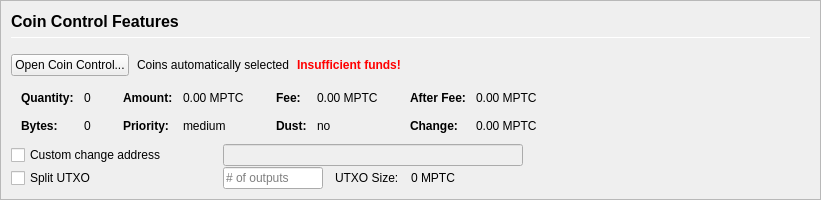
         <widget class="QFrame" name="frameCoinControl">
          <property name="sizePolicy">
           <sizepolicy hsizetype="Expanding" vsizetype="Expanding">
            <horstretch>0</horstretch>
            <verstretch>0</verstretch>
           </sizepolicy>
          </property>
          <property name="maximumSize">
           <size>
            <width>16777215</width>
            <height>16777215</height>
           </size>
          </property>
          <property name="frameShape">
           <enum>QFrame::StyledPanel</enum>
          </property>
          <property name="frameShadow">
           <enum>QFrame::Sunken</enum>
          </property>
          <layout class="QVBoxLayout" name="verticalLayoutCoinControl2">
           <property name="spacing">
            <number>0</number>
           </property>
           <property name="margin">
            <number>0</number>
           </property>
           <item>
            <widget class="QFrame" name="frameCoinControl_BG">
             <layout class="QVBoxLayout" name="verticalLayoutCoinControl" stretch="0,0,0,0,0,0">
              <property name="spacing">
               <number>1</number>
              </property>
              <property name="leftMargin">
               <number>10</number>
              </property>
              <property name="topMargin">
               <number>10</number>
              </property>
              <item>
               <layout class="QHBoxLayout" name="horizontalLayoutCoinControl1">
                <property name="bottomMargin">
                 <number>15</number>
                </property>
                <item>
                 <layout class="QVBoxLayout" name="verticalLayout_3">
                  <property name="spacing">
                   <number>6</number>
                  </property>
                  <item>
                   <widget class="QLabel" name="labelCoinControlFeatures">
                    <property name="sizePolicy">
                     <sizepolicy hsizetype="Preferred" vsizetype="Maximum">
                      <horstretch>0</horstretch>
                      <verstretch>0</verstretch>
                     </sizepolicy>
                    </property>
                    <property name="minimumSize">
                     <size>
                      <width>0</width>
                      <height>20</height>
                     </size>
                    </property>
                    <property name="font">
                     <font>
                      <pointsize>12</pointsize>
                      <weight>75</weight>
                      <bold>true</bold>
                     </font>
                    </property>
                    <property name="styleSheet">
                     <string notr="true">font-weight:bold;</string>
                    </property>
                    <property name="text">
                     <string>Coin Control Features</string>
                    </property>
                   </widget>
                  </item>
                  <item>
                   <widget class="Line" name="line">
                    <property name="minimumSize">
                     <size>
                      <width>0</width>
                      <height>1</height>
                     </size>
                    </property>
                    <property name="maximumSize">
                     <size>
                      <width>16777215</width>
                      <height>1</height>
                     </size>
                    </property>
                    <property name="orientation">
                     <enum>Qt::Horizontal</enum>
                    </property>
                   </widget>
                  </item>
                 </layout>
                </item>
               </layout>
              </item>
              <item>
               <layout class="QHBoxLayout" name="horizontalLayoutCoinControl2" stretch="0,0,0,0">
                <property name="spacing">
                 <number>8</number>
                </property>
                <property name="bottomMargin">
                 <number>10</number>
                </property>
                <item>
                 <widget class="QPushButton" name="pushButtonCoinControl">
                  <property name="styleSheet">
                   <string notr="true"/>
                  </property>
                  <property name="text">
                   <string>Open Coin Control...</string>
                  </property>
                  <property name="autoDefault">
                   <bool>false</bool>
                  </property>
                 </widget>
                </item>
                <item>
                 <widget class="QLabel" name="labelCoinControlAutomaticallySelected">
                  <property name="text">
                   <string>Coins automatically selected</string>
                  </property>
                  <property name="margin">
                   <number>5</number>
                  </property>
                 </widget>
                </item>
                <item>
                 <widget class="QLabel" name="labelCoinControlInsuffFunds">
                  <property name="font">
                   <font>
                    <weight>75</weight>
                    <bold>true</bold>
                   </font>
                  </property>
                  <property name="styleSheet">
                   <string notr="true">color:red;font-weight:bold;</string>
                  </property>
                  <property name="text">
                   <string>Insufficient funds!</string>
                  </property>
                  <property name="margin">
                   <number>5</number>
                  </property>
                 </widget>
                </item>
                <item>
                 <spacer name="horizontalSpacerCoinControl">
                  <property name="orientation">
                   <enum>Qt::Horizontal</enum>
                  </property>
                  <property name="sizeHint" stdset="0">
                   <size>
                    <width>40</width>
                    <height>1</height>
                   </size>
                  </property>
                 </spacer>
                </item>
               </layout>
              </item>
              <item>
               <widget class="QWidget" name="widgetCoinControl" native="true">
                <property name="sizePolicy">
                 <sizepolicy hsizetype="Preferred" vsizetype="Preferred">
                  <horstretch>0</horstretch>
                  <verstretch>0</verstretch>
                 </sizepolicy>
                </property>
                <property name="minimumSize">
                 <size>
                  <width>0</width>
                  <height>0</height>
                 </size>
                </property>
                <property name="styleSheet">
                 <string notr="true"/>
                </property>
                <layout class="QHBoxLayout" name="horizontalLayoutCoinControl5">
                 <property name="margin">
                  <number>0</number>
                 </property>
                 <item>
                  <layout class="QHBoxLayout" name="horizontalLayoutCoinControl3" stretch="0,0,0,1">
                   <property name="spacing">
                    <number>20</number>
                   </property>
                   <property name="topMargin">
                    <number>0</number>
                   </property>
                   <property name="bottomMargin">
                    <number>10</number>
                   </property>
                   <item>
                    <layout class="QFormLayout" name="formLayoutCoinControl1">
                     <property name="horizontalSpacing">
                      <number>10</number>
                     </property>
                     <property name="verticalSpacing">
                      <number>14</number>
                     </property>
                     <property name="leftMargin">
                      <number>10</number>
                     </property>
                     <property name="topMargin">
                      <number>4</number>
                     </property>
                     <property name="rightMargin">
                      <number>6</number>
                     </property>
                     <item row="0" column="0">
                      <widget class="QLabel" name="labelCoinControlQuantityText">
                       <property name="font">
                        <font>
                         <weight>75</weight>
                         <bold>true</bold>
                        </font>
                       </property>
                       <property name="text">
                        <string>Quantity:</string>
                       </property>
                       <property name="margin">
                        <number>0</number>
                       </property>
                      </widget>
                     </item>
                     <item row="0" column="1">
                      <widget class="QLabel" name="labelCoinControlQuantity">
                       <property name="cursor">
                        <cursorShape>IBeamCursor</cursorShape>
                       </property>
                       <property name="contextMenuPolicy">
                        <enum>Qt::ActionsContextMenu</enum>
                       </property>
                       <property name="text">
                        <string notr="true">0</string>
                       </property>
                       <property name="margin">
                        <number>0</number>
                       </property>
                       <property name="textInteractionFlags">
                        <set>Qt::LinksAccessibleByMouse|Qt::TextSelectableByKeyboard|Qt::TextSelectableByMouse</set>
                       </property>
                      </widget>
                     </item>
                     <item row="1" column="0">
                      <widget class="QLabel" name="labelCoinControlBytesText">
                       <property name="font">
                        <font>
                         <weight>75</weight>
                         <bold>true</bold>
                        </font>
                       </property>
                       <property name="text">
                        <string>Bytes:</string>
                       </property>
                      </widget>
                     </item>
                     <item row="1" column="1">
                      <widget class="QLabel" name="labelCoinControlBytes">
                       <property name="cursor">
                        <cursorShape>IBeamCursor</cursorShape>
                       </property>
                       <property name="contextMenuPolicy">
                        <enum>Qt::ActionsContextMenu</enum>
                       </property>
                       <property name="text">
                        <string notr="true">0</string>
                       </property>
                       <property name="textInteractionFlags">
                        <set>Qt::LinksAccessibleByMouse|Qt::TextSelectableByKeyboard|Qt::TextSelectableByMouse</set>
                       </property>
                      </widget>
                     </item>
                    </layout>
                   </item>
                   <item>
                    <layout class="QFormLayout" name="formLayoutCoinControl2">
                     <property name="horizontalSpacing">
                      <number>10</number>
                     </property>
                     <property name="verticalSpacing">
                      <number>14</number>
                     </property>
                     <property name="leftMargin">
                      <number>6</number>
                     </property>
                     <property name="topMargin">
                      <number>4</number>
                     </property>
                     <property name="rightMargin">
                      <number>6</number>
                     </property>
                     <item row="0" column="0">
                      <widget class="QLabel" name="labelCoinControlAmountText">
                       <property name="font">
                        <font>
                         <weight>75</weight>
                         <bold>true</bold>
                        </font>
                       </property>
                       <property name="text">
                        <string>Amount:</string>
                       </property>
                       <property name="margin">
                        <number>0</number>
                       </property>
                      </widget>
                     </item>
                     <item row="0" column="1">
                      <widget class="QLabel" name="labelCoinControlAmount">
                       <property name="cursor">
                        <cursorShape>IBeamCursor</cursorShape>
                       </property>
                       <property name="contextMenuPolicy">
                        <enum>Qt::ActionsContextMenu</enum>
                       </property>
                       <property name="text">
                        <string notr="true">0.00 MPTC</string>
                       </property>
                       <property name="textInteractionFlags">
                        <set>Qt::LinksAccessibleByMouse|Qt::TextSelectableByKeyboard|Qt::TextSelectableByMouse</set>
                       </property>
                      </widget>
                     </item>
                     <item row="1" column="0">
                      <widget class="QLabel" name="labelCoinControlPriorityText">
                       <property name="font">
                        <font>
                         <weight>75</weight>
                         <bold>true</bold>
                        </font>
                       </property>
                       <property name="text">
                        <string>Priority:</string>
                       </property>
                      </widget>
                     </item>
                     <item row="1" column="1">
                      <widget class="QLabel" name="labelCoinControlPriority">
                       <property name="cursor">
                        <cursorShape>IBeamCursor</cursorShape>
                       </property>
                       <property name="contextMenuPolicy">
                        <enum>Qt::ActionsContextMenu</enum>
                       </property>
                       <property name="text">
                        <string>medium</string>
                       </property>
                       <property name="textInteractionFlags">
                        <set>Qt::LinksAccessibleByMouse|Qt::TextSelectableByKeyboard|Qt::TextSelectableByMouse</set>
                       </property>
                      </widget>
                     </item>
                    </layout>
                   </item>
                   <item>
                    <layout class="QFormLayout" name="formLayoutCoinControl3">
                     <property name="horizontalSpacing">
                      <number>10</number>
                     </property>
                     <property name="verticalSpacing">
                      <number>14</number>
                     </property>
                     <property name="leftMargin">
                      <number>6</number>
                     </property>
                     <property name="topMargin">
                      <number>4</number>
                     </property>
                     <property name="rightMargin">
                      <number>6</number>
                     </property>
                     <item row="0" column="0">
                      <widget class="QLabel" name="labelCoinControlFeeText">
                       <property name="font">
                        <font>
                         <weight>75</weight>
                         <bold>true</bold>
                        </font>
                       </property>
                       <property name="text">
                        <string>Fee:</string>
                       </property>
                       <property name="margin">
                        <number>0</number>
                       </property>
                      </widget>
                     </item>
                     <item row="0" column="1">
                      <widget class="QLabel" name="labelCoinControlFee">
                       <property name="cursor">
                        <cursorShape>IBeamCursor</cursorShape>
                       </property>
                       <property name="contextMenuPolicy">
                        <enum>Qt::ActionsContextMenu</enum>
                       </property>
                       <property name="text">
                        <string notr="true">0.00 MPTC</string>
                       </property>
                       <property name="textInteractionFlags">
                        <set>Qt::LinksAccessibleByMouse|Qt::TextSelectableByKeyboard|Qt::TextSelectableByMouse</set>
                       </property>
                      </widget>
                     </item>
                     <item row="1" column="0">
                      <widget class="QLabel" name="labelCoinControlLowOutputText">
                       <property name="font">
                        <font>
                         <weight>75</weight>
                         <bold>true</bold>
                        </font>
                       </property>
                       <property name="text">
                        <string>Dust:</string>
                       </property>
                      </widget>
                     </item>
                     <item row="1" column="1">
                      <widget class="QLabel" name="labelCoinControlLowOutput">
                       <property name="cursor">
                        <cursorShape>IBeamCursor</cursorShape>
                       </property>
                       <property name="contextMenuPolicy">
                        <enum>Qt::ActionsContextMenu</enum>
                       </property>
                       <property name="text">
                        <string>no</string>
                       </property>
                       <property name="textInteractionFlags">
                        <set>Qt::LinksAccessibleByMouse|Qt::TextSelectableByKeyboard|Qt::TextSelectableByMouse</set>
                       </property>
                      </widget>
                     </item>
                    </layout>
                   </item>
                   <item>
                    <layout class="QFormLayout" name="formLayoutCoinControl4">
                     <property name="horizontalSpacing">
                      <number>10</number>
                     </property>
                     <property name="verticalSpacing">
                      <number>14</number>
                     </property>
                     <property name="leftMargin">
                      <number>6</number>
                     </property>
                     <property name="topMargin">
                      <number>4</number>
                     </property>
                     <property name="rightMargin">
                      <number>6</number>
                     </property>
                     <item row="0" column="0">
                      <widget class="QLabel" name="labelCoinControlAfterFeeText">
                       <property name="font">
                        <font>
                         <weight>75</weight>
                         <bold>true</bold>
                        </font>
                       </property>
                       <property name="text">
                        <string>After Fee:</string>
                       </property>
                       <property name="margin">
                        <number>0</number>
                       </property>
                      </widget>
                     </item>
                     <item row="0" column="1">
                      <widget class="QLabel" name="labelCoinControlAfterFee">
                       <property name="cursor">
                        <cursorShape>IBeamCursor</cursorShape>
                       </property>
                       <property name="contextMenuPolicy">
                        <enum>Qt::ActionsContextMenu</enum>
                       </property>
                       <property name="text">
                        <string notr="true">0.00 MPTC</string>
                       </property>
                       <property name="textInteractionFlags">
                        <set>Qt::LinksAccessibleByMouse|Qt::TextSelectableByKeyboard|Qt::TextSelectableByMouse</set>
                       </property>
                      </widget>
                     </item>
                     <item row="1" column="0">
                      <widget class="QLabel" name="labelCoinControlChangeText">
                       <property name="font">
                        <font>
                         <weight>75</weight>
                         <bold>true</bold>
                        </font>
                       </property>
                       <property name="text">
                        <string>Change:</string>
                       </property>
                      </widget>
                     </item>
                     <item row="1" column="1">
                      <widget class="QLabel" name="labelCoinControlChange">
                       <property name="cursor">
                        <cursorShape>IBeamCursor</cursorShape>
                       </property>
                       <property name="contextMenuPolicy">
                        <enum>Qt::ActionsContextMenu</enum>
                       </property>
                       <property name="text">
                        <string notr="true">0.00 MPTC</string>
                       </property>
                       <property name="textInteractionFlags">
                        <set>Qt::LinksAccessibleByMouse|Qt::TextSelectableByKeyboard|Qt::TextSelectableByMouse</set>
                       </property>
                      </widget>
                     </item>
                    </layout>
                   </item>
                  </layout>
                 </item>
                </layout>
               </widget>
              </item>
              <item>
               <layout class="QHBoxLayout" name="horizontalLayoutCoinControl4">
                <property name="spacing">
                 <number>12</number>
                </property>
                <property name="sizeConstraint">
                 <enum>QLayout::SetDefaultConstraint</enum>
                </property>
                <property name="topMargin">
                 <number>0</number>
                </property>
                <property name="rightMargin">
                 <number>0</number>
                </property>
                <item>
                 <widget class="QCheckBox" name="checkBoxCoinControlChange">
                  <property name="sizePolicy">
                   <sizepolicy hsizetype="Preferred" vsizetype="Preferred">
                    <horstretch>0</horstretch>
                    <verstretch>0</verstretch>
                   </sizepolicy>
                  </property>
                  <property name="minimumSize">
                   <size>
                    <width>200</width>
                    <height>0</height>
                   </size>
                  </property>
                  <property name="maximumSize">
                   <size>
                    <width>200</width>
                    <height>16777215</height>
                   </size>
                  </property>
                  <property name="toolTip">
                   <string>If this is activated, but the change address is empty or invalid, change will be sent to a newly generated address.</string>
                  </property>
                  <property name="text">
                   <string>Custom change address</string>
                  </property>
                 </widget>
                </item>
                <item>
                 <widget class="QValidatedLineEdit" name="lineEditCoinControlChange">
                  <property name="enabled">
                   <bool>false</bool>
                  </property>
                  <property name="sizePolicy">
                   <sizepolicy hsizetype="Preferred" vsizetype="Preferred">
                    <horstretch>0</horstretch>
                    <verstretch>0</verstretch>
                   </sizepolicy>
                  </property>
                  <property name="minimumSize">
                   <size>
                    <width>300</width>
                    <height>0</height>
                   </size>
                  </property>
                 </widget>
                </item>
                <item>
                 <widget class="QLabel" name="labelCoinControlChangeLabel">
                  <property name="sizePolicy">
                   <sizepolicy hsizetype="Preferred" vsizetype="Preferred">
                    <horstretch>0</horstretch>
                    <verstretch>0</verstretch>
                   </sizepolicy>
                  </property>
                  <property name="minimumSize">
                   <size>
                    <width>100</width>
                    <height>0</height>
                   </size>
                  </property>
                  <property name="text">
                   <string/>
                  </property>
                  <property name="margin">
                   <number>3</number>
                  </property>
                 </widget>
                </item>
               </layout>
              </item>
              <item>
               <layout class="QHBoxLayout" name="horizontalLayoutCoinControl6">
                <property name="spacing">
                 <number>12</number>
                </property>
                <property name="rightMargin">
                 <number>0</number>
                </property>
                <item>
                 <widget class="QCheckBox" name="splitBlockCheckBox">
                  <property name="sizePolicy">
                   <sizepolicy hsizetype="Preferred" vsizetype="Preferred">
                    <horstretch>0</horstretch>
                    <verstretch>0</verstretch>
                   </sizepolicy>
                  </property>
                  <property name="minimumSize">
                   <size>
                    <width>200</width>
                    <height>0</height>
                   </size>
                  </property>
                  <property name="maximumSize">
                   <size>
                    <width>200</width>
                    <height>16777215</height>
                   </size>
                  </property>
                  <property name="text">
                   <string>Split UTXO</string>
                  </property>
                 </widget>
                </item>
                <item>
                 <widget class="QLineEdit" name="splitBlockLineEdit">
                  <property name="sizePolicy">
                   <sizepolicy hsizetype="Preferred" vsizetype="Preferred">
                    <horstretch>50</horstretch>
                    <verstretch>0</verstretch>
                   </sizepolicy>
                  </property>
                  <property name="minimumSize">
                   <size>
                    <width>100</width>
                    <height>0</height>
                   </size>
                  </property>
                  <property name="maximumSize">
                   <size>
                    <width>100</width>
                    <height>16777215</height>
                   </size>
                  </property>
                  <property name="placeholderText">
                   <string># of outputs</string>
                  </property>
                 </widget>
                </item>
                <item>
                 <widget class="QLabel" name="labelBlockSizeText">
                  <property name="text">
                   <string>UTXO Size:</string>
                  </property>
                 </widget>
                </item>
                <item>
                 <widget class="QLabel" name="labelBlockSize">
                  <property name="text">
                   <string>0 MPTC</string>
                  </property>
                 </widget>
                </item>
                <item>
                 <spacer name="horizontalSpacer_7">
                  <property name="orientation">
                   <enum>Qt::Horizontal</enum>
                  </property>
                  <property name="sizeHint" stdset="0">
                   <size>
                    <width>40</width>
                    <height>20</height>
                   </size>
                  </property>
                 </spacer>
                </item>
               </layout>
              </item>
              <item>
               <spacer name="verticalSpacerCoinControl">
                <property name="orientation">
                 <enum>Qt::Vertical</enum>
                </property>
                <property name="sizeHint" stdset="0">
                 <size>
                  <width>800</width>
                  <height>1</height>
                 </size>
                </property>
               </spacer>
              </item>
             </layout>
            </widget>
           </item>
          </layout>
         </widget>
